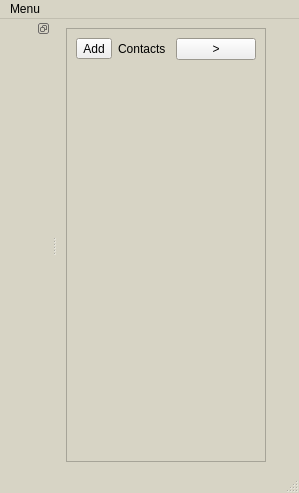
<?xml version="1.0" encoding="UTF-8"?>
<ui version="4.0">
 <class>MainWindowClass</class>
 <widget class="QMainWindow" name="MainWindowClass">
  <property name="geometry">
   <rect>
    <x>0</x>
    <y>0</y>
    <width>272</width>
    <height>493</height>
   </rect>
  </property>
  <property name="palette">
   <palette>
    <active>
     <colorrole role="Base">
      <brush brushstyle="SolidPattern">
       <color alpha="255">
        <red>255</red>
        <green>255</green>
        <blue>255</blue>
       </color>
      </brush>
     </colorrole>
     <colorrole role="Window">
      <brush brushstyle="SolidPattern">
       <color alpha="255">
        <red>215</red>
        <green>212</green>
        <blue>197</blue>
       </color>
      </brush>
     </colorrole>
    </active>
    <inactive>
     <colorrole role="Base">
      <brush brushstyle="SolidPattern">
       <color alpha="255">
        <red>255</red>
        <green>255</green>
        <blue>255</blue>
       </color>
      </brush>
     </colorrole>
     <colorrole role="Window">
      <brush brushstyle="SolidPattern">
       <color alpha="255">
        <red>215</red>
        <green>212</green>
        <blue>197</blue>
       </color>
      </brush>
     </colorrole>
    </inactive>
    <disabled>
     <colorrole role="Base">
      <brush brushstyle="SolidPattern">
       <color alpha="255">
        <red>215</red>
        <green>212</green>
        <blue>197</blue>
       </color>
      </brush>
     </colorrole>
     <colorrole role="Window">
      <brush brushstyle="SolidPattern">
       <color alpha="255">
        <red>215</red>
        <green>212</green>
        <blue>197</blue>
       </color>
      </brush>
     </colorrole>
    </disabled>
   </palette>
  </property>
  <property name="windowTitle">
   <string>Social Desktop Client</string>
  </property>
  <widget class="QWidget" name="contentPane">
   <layout class="QGridLayout" name="gridLayout">
    <item row="0" column="0">
     <widget class="QFrame" name="contactPanel">
      <property name="minimumSize">
       <size>
        <width>200</width>
        <height>200</height>
       </size>
      </property>
      <property name="maximumSize">
       <size>
        <width>200</width>
        <height>16777215</height>
       </size>
      </property>
      <property name="frameShape">
       <enum>QFrame::StyledPanel</enum>
      </property>
      <property name="frameShadow">
       <enum>QFrame::Raised</enum>
      </property>
      <layout class="QGridLayout" name="gridLayout_2">
       <item row="1" column="0">
        <layout class="QVBoxLayout" name="contactPanelLayout">
         <item>
          <widget class="QWidget" name="contactsContents" native="true"/>
         </item>
         <item>
          <spacer name="verticalSpacer">
           <property name="orientation">
            <enum>Qt::Vertical</enum>
           </property>
           <property name="sizeHint" stdset="0">
            <size>
             <width>20</width>
             <height>40</height>
            </size>
           </property>
          </spacer>
         </item>
        </layout>
       </item>
       <item row="0" column="0">
        <layout class="QHBoxLayout" name="contactsHeaderLayout">
         <item>
          <widget class="QToolButton" name="addContactButton">
           <property name="text">
            <string>Add</string>
           </property>
          </widget>
         </item>
         <item>
          <widget class="QLabel" name="label">
           <property name="text">
            <string>Contacts</string>
           </property>
          </widget>
         </item>
         <item>
          <spacer name="horizontalSpacer">
           <property name="orientation">
            <enum>Qt::Horizontal</enum>
           </property>
           <property name="sizeHint" stdset="0">
            <size>
             <width>40</width>
             <height>20</height>
            </size>
           </property>
          </spacer>
         </item>
         <item>
          <widget class="QPushButton" name="pushButton">
           <property name="text">
            <string>&gt;</string>
           </property>
          </widget>
         </item>
        </layout>
       </item>
      </layout>
     </widget>
    </item>
    <item row="0" column="1">
     <widget class="QFrame" name="contentFrame">
      <property name="sizePolicy">
       <sizepolicy hsizetype="MinimumExpanding" vsizetype="Preferred">
        <horstretch>0</horstretch>
        <verstretch>0</verstretch>
       </sizepolicy>
      </property>
      <property name="minimumSize">
       <size>
        <width>0</width>
        <height>0</height>
       </size>
      </property>
      <property name="palette">
       <palette>
        <active>
         <colorrole role="Base">
          <brush brushstyle="SolidPattern">
           <color alpha="255">
            <red>255</red>
            <green>255</green>
            <blue>255</blue>
           </color>
          </brush>
         </colorrole>
         <colorrole role="Window">
          <brush brushstyle="SolidPattern">
           <color alpha="255">
            <red>222</red>
            <green>220</green>
            <blue>208</blue>
           </color>
          </brush>
         </colorrole>
        </active>
        <inactive>
         <colorrole role="Base">
          <brush brushstyle="SolidPattern">
           <color alpha="255">
            <red>255</red>
            <green>255</green>
            <blue>255</blue>
           </color>
          </brush>
         </colorrole>
         <colorrole role="Window">
          <brush brushstyle="SolidPattern">
           <color alpha="255">
            <red>222</red>
            <green>220</green>
            <blue>208</blue>
           </color>
          </brush>
         </colorrole>
        </inactive>
        <disabled>
         <colorrole role="Base">
          <brush brushstyle="SolidPattern">
           <color alpha="255">
            <red>222</red>
            <green>220</green>
            <blue>208</blue>
           </color>
          </brush>
         </colorrole>
         <colorrole role="Window">
          <brush brushstyle="SolidPattern">
           <color alpha="255">
            <red>222</red>
            <green>220</green>
            <blue>208</blue>
           </color>
          </brush>
         </colorrole>
        </disabled>
       </palette>
      </property>
      <property name="frameShape">
       <enum>QFrame::NoFrame</enum>
      </property>
      <property name="frameShadow">
       <enum>QFrame::Plain</enum>
      </property>
      <layout class="QHBoxLayout" name="horizontalLayout_3"/>
     </widget>
    </item>
   </layout>
  </widget>
  <widget class="QMenuBar" name="menubar">
   <property name="geometry">
    <rect>
     <x>0</x>
     <y>0</y>
     <width>272</width>
     <height>21</height>
    </rect>
   </property>
   <widget class="QMenu" name="menuSettings">
    <property name="title">
     <string>Menu</string>
    </property>
    <addaction name="actionSettings"/>
   </widget>
   <addaction name="menuSettings"/>
  </widget>
  <widget class="QDockWidget" name="accountsPaneDock">
   <property name="sizePolicy">
    <sizepolicy hsizetype="MinimumExpanding" vsizetype="MinimumExpanding">
     <horstretch>0</horstretch>
     <verstretch>0</verstretch>
    </sizepolicy>
   </property>
   <property name="minimumSize">
    <size>
     <width>51</width>
     <height>50</height>
    </size>
   </property>
   <property name="maximumSize">
    <size>
     <width>70</width>
     <height>524287</height>
    </size>
   </property>
   <property name="features">
    <set>QDockWidget::DockWidgetFloatable|QDockWidget::DockWidgetMovable</set>
   </property>
   <property name="allowedAreas">
    <set>Qt::AllDockWidgetAreas</set>
   </property>
   <property name="windowTitle">
    <string/>
   </property>
   <attribute name="dockWidgetArea">
    <number>1</number>
   </attribute>
   <widget class="QWidget" name="accountsPaneContents">
    <layout class="QVBoxLayout" name="verticalLayout">
     <item>
      <layout class="QVBoxLayout" name="accountsLayout"/>
     </item>
     <item>
      <spacer name="verticalSpacer_2">
       <property name="orientation">
        <enum>Qt::Vertical</enum>
       </property>
       <property name="sizeHint" stdset="0">
        <size>
         <width>20</width>
         <height>40</height>
        </size>
       </property>
      </spacer>
     </item>
    </layout>
   </widget>
  </widget>
  <widget class="QStatusBar" name="statusbar">
   <property name="enabled">
    <bool>false</bool>
   </property>
  </widget>
  <action name="actionSettings">
   <property name="text">
    <string>Settings</string>
   </property>
  </action>
 </widget>
 <resources/>
 <connections/>
</ui>
